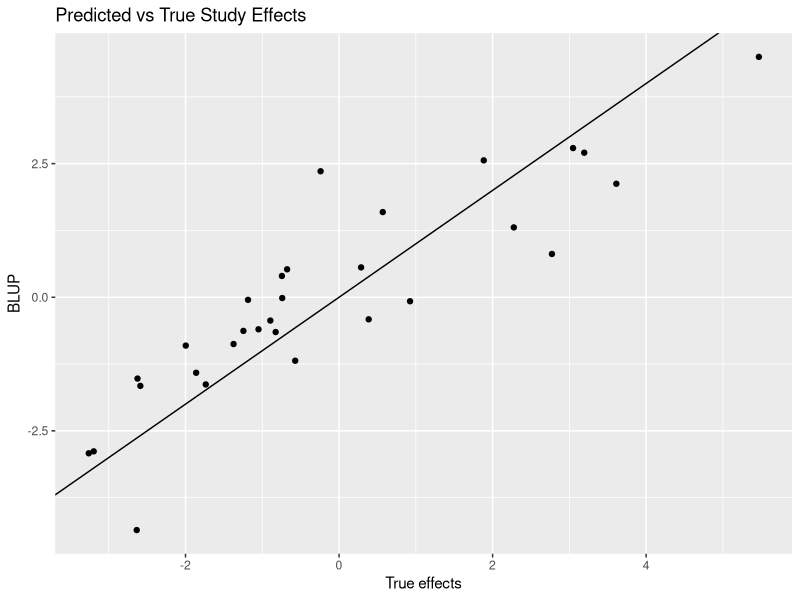
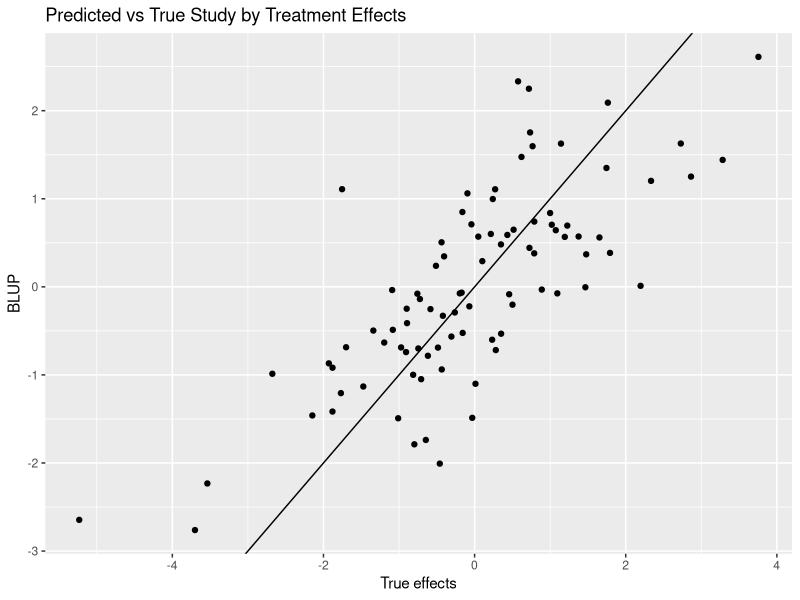

The R script that drew these images, in order: (Note: this script raises an error after producing the figures.)
## ---- chunk 1
rm(list=ls())
knitr::opts_chunk$set(echo = TRUE,root.dir="C:/Users/Robert J. Tempelman/OneDrive - Michigan State University/Tempelman/Meta_analysis/Simulation")
library(tidyverse,ggplot2)
# set default directory
## ---- chunk 2
##### THE FOLLOWING JUST SIMULATES SOME DATA BASED ON THE FOLLOWING SPECIFICATIONS   #####
##########################################################################################################
######################## BEGINNING OF SIMULATION #########################################################
##########################################################################################################
set.seed(100)  # set seed for reproducibility.
nStudy = 30  # Number of studies
ntrt = 3    # Number of treatments 

sigmae = 2  # residual (within cow) variance
sigmacow = 8  # between-cow variance
sigmastudy = 5  # between-study variance
sigmastudytrt = 3  # study by trt interaction variance

sigmaperiod = 2 # variance between periods although typically considered as fixed.

overallmean = 30
trteffects = c(-1,0,+1)  # effects relative to overall mean
trtlabels = toupper(letters[1:ntrt])
if (length(trteffects) != ntrt) stop ("need to change the number of treatment effects to match ntrt")
periodeffects = rnorm(sd=sqrt(sigmaperiod),nStudy*ntrt)
StudyPeriod = split(periodeffects, ceiling(seq_along(periodeffects)/ntrt))



Studyeffects = rnorm(sd=sqrt(sigmastudy),nStudy)  # simulated study effects
studytrtint = vector(mode="list",length= nStudy)  # simulated study x treatment effects
for (Study in 1:nStudy){
  studytrtint[[Study]]=rnorm(sd = sqrt(sigmastudytrt),ntrt)
}

ncows =sample(seq(ntrt*4,ntrt*10,ntrt),nStudy,replace=TRUE)  # simulated different number of replicated squares per Study
# for a balanced multiple Latin square design, ncows has to be a multiple of number of treatments

setuplatin =vector(mode="list",length=ntrt)
base = 1:ntrt
for(i in 1:ntrt){
  setuplatin[[i]]=(base+ntrt+1+i)%%ntrt+1
}  # setup for a single Latin square

Study_data <- vector(mode="list",length=nStudy)  # we'll first save the data in this list, separate study for each element
Study = 1

for (Study in 1:nStudy) {
  Trt_number = rep(unlist(setuplatin),ncows[Study]/ntrt)
  Effect_Trt = trteffects[Trt_number]
  Period = rep(1:3,ncows[Study])
  Effect_Period = StudyPeriod[[Study]][Period]
  Trt = toupper(letters[Trt_number]) # get trt label assignments for each record
  Cow = rep(1:ncows[Study],each=ntrt)  # and cow labels for each record
  Cow_effects = rnorm(sd=sqrt(sigmacow),ncows[Study])
  Effect_Cow = Cow_effects[Cow]
  Trt_Study_effects =  studytrtint[[Study]][Trt_number] # and the trt*study effects
  residuals = rnorm(sd = sqrt(sigmae),ntrt*ncows[Study]) # and finally the residuals
  FCM = round(overallmean + Effect_Trt + Effect_Period  + Effect_Cow + Studyeffects[Study] + Trt_Study_effects + residuals,2)  # generate the record and round to 2nd decimal
  Study_data[[Study]] = data.frame(Study,Trt,Cow,Period,FCM)  #store it.
}  

overallcrossoverdata = bind_rows(Study_data)  # the entire data set
cols = c("Study","Trt","Cow","Period")
overallcrossoverdata[cols] <- lapply(overallcrossoverdata [cols], factor)
str(overallcrossoverdata)
write_csv(overallcrossoverdata,"overallcrossoverdata.csv")

# save the true study by treatment effects for later.
study_trt = unlist(studytrtint)
Study_Trtlabels = expand.grid(trtlabels,1:nStudy)
Study_Trtlabels = paste0(Study_Trtlabels$Var1,':',Study_Trtlabels$Var2)
study_trt = data.frame(Study_Trtlabels,study_trt)

##########################################################################################################
######################## END OF SIMULATION ###############################################################
##########################################################################################################

## ---- chunk 3
library(lme4)  # mixed model procedure in R.
# NOTE THIS MODEL PERFECTLY MATCHES THE MODEL GENERATION PROCESS
overallcrossover_analysis = lmer(FCM~Trt+ (1|Period:Study) + (1|Cow:Study) + (1|Study/Trt),data=overallcrossoverdata)  # Fit Trt as Fixed, Study and Study*Trt as random
# Cows and Periods are nested within Study.  If Period represents a physiological stage (i.e. all cows start at roughly the same DIM), then treat as fixed.
# Might also fit Treatment by Period then as well.
summary(overallcrossover_analysis)
# fairly precise estimates of variance components....if you were able to analyze all of the data jointly.

library(emmeans)
emm_options(pbkrtest.limit = nrow(overallcrossoverdata)) 
lsmeans_Trt= emmeans(overallcrossover_analysis,"Trt")  
# so if this is taking too long, just set the emm_options(pbkrtest.limit = 500) or some reasonably low number 
(overallcrossover_means = summary(lsmeans_Trt))
(effectsize_IPD = pairs(lsmeans_Trt))  # overall effect sizes


## ---- chunk 4

## THE FOLLOWING IS NOT REALLY IMPORTANT...JUST A QUALITY CONTROL CHECK
##Plot Estimated(Predicted) Study Effects versus True Study Effects
# Estimated ("Predicted") Study Effects
BLUP_Studyeffects = coef(overallcrossover_analysis)$Study[,1]-mean(coef(overallcrossover_analysis)$Study[,1])  # need to subtract the mean to express relative to zero
trt = data.frame(Studyeffects,BLUP_Studyeffects)
# Plot Estimated ("Predicted") Study Effects vs True Study Effects
ggplot(data=trt,aes(x=Studyeffects ,y=BLUP_Studyeffects)) + geom_point() + geom_abline(intercept=0,slope=1) +
  ggtitle("Predicted vs True Study Effects") +
  xlab("True effects") + 
  ylab("BLUP")

## THE FOLLOWING IS NOT REALLY IMPORTANT...JUST A QUALITY CONTROL CHECK
# Let's do the same thing for the study by treatment effects
#Estimated study by treatment effects 
BLUP_study_trt = coef(overallcrossover_analysis)$`Trt:Study`[,1]-mean(coef(overallcrossover_analysis)$`Trt:Study`[,1]) # need to subtract the mean to express relative to zero
BLUP_study_trt = data.frame(rownames(coef(overallcrossover_analysis)$`Trt:Study`),BLUP_study_trt)
colnames(BLUP_study_trt) = c("Study_Trtlabels","BLUP_study_trt")
study_trt = study_trt %>%
  left_join(BLUP_study_trt,by=c("Study_Trtlabels"))
# Plot Estimated ("Predicted") Study by Treatment Effects vs True Study by Treatment Effects
ggplot(study_trt,aes(x=study_trt ,y=BLUP_study_trt)) + geom_point() + geom_abline(intercept=0,slope=1) +
  ggtitle("Predicted vs True Study by Treatment Effects") +
  xlab("True effects") + 
  ylab("BLUP")
## ---- chunk 5
# Let's conduct a separate mixed model analysis for each Study
# just like what we would anticipate for a meta-analysis
# Need to write some functions in order to do so

# need to create a separate function for model
# You could throw Trt*Period in there..maybe even consider Period as random
separate_model = function(df) {
  lmer(FCM~Trt+Period+(1|Cow),data=df)
}

# function to save the mean trt difference for each Study
contrast = function(model) {
  lsmeans_Trt= emmeans(model,"Trt")
  effectsize = pairs(lsmeans_Trt)
  effectsize = as.data.frame(summary(effectsize))
  return(effectsize)
}

# function to save the trt means for each Study
lsmeans = function(model) {
  lsmeans_Trt= emmeans(model,"Trt")
  means = summary(lsmeans_Trt)
  return(means)
}

#function to retrieve study-specific variance components
varcomps = function(model){
  varcomp = as.numeric(formatVC(VarCorr(model),comp="Variance")[,3])
  VClabel = (formatVC(VarCorr(model),comp="Variance")[,1])
  varcomp = data.frame(VClabel,varcomp) %>%
    pivot_wider(names_from=VClabel,values_from = varcomp)
  return(varcomp)
}



## ---- chunk 6
Study1_analysis = lmer(FCM~Trt+Period+(1|Cow),data=filter(overallcrossoverdata,Study==1))
joint_tests(Study1_analysis)
summary(Study1_analysis)
varcomps(Study1_analysis)
lsmeans(Study1_analysis)
contrast(Study1_analysis)

## ---- chunk 7
# Let's save the contrasts (i.e. pairwise comparisons) from each study
Study_specific_contrasts = overallcrossoverdata %>%
  group_by(Study) %>%
  nest() %>%
  mutate(model = map(data,separate_model)) %>%
  mutate(effectsize = map(model,contrast)) %>%
  mutate(nrec = as.numeric(map(data,nrow))) %>% 
  unnest(effectsize)    %>%
  dplyr::select(-c(data,model)) %>%
  mutate(weight = (1/SE)^2) %>%  # What i use in the mixed model
  mutate(sampvar = SE^2)         # What the r package metafor needs

head(Study_specific_contrasts)
## ---- chunk 8

(AB_contrast = filter(Study_specific_contrasts,contrast=="A - B"))
# The following analysis is rather common (and typically wrong!!!)
# COMMON EFFECTS MODEL 

#CE1
weighted.mean(AB_contrast$estimate,AB_contrast$weight)
(stderr = (sum(AB_contrast$weight))^(-1/2))
#compare this to what we determined from the overall analysis on the raw data
effectsize_IPD

# could go through the same exercise for the other comparisons as well.
#(AC_contrast = filter(Study_specific_contrasts,contrast=="A - C"))
#(BC_contrast = filter(Study_specific_contrasts,contrast=="B - C"))

#CE2
# # COMMON EFFECTS MODEL can also be conducted using a linear model
# glmmTMB is used because it allows one to fix the residual variance to 1 (just a "trick" to allow proper weightings by 1/SE^2 which already reflect residual var!)
library(glmmTMB)
# overall mean model
FMAvsB_1 <- glmmTMB(estimate ~ 1 ,
                weights = weight,
                family = gaussian,
                REML=TRUE,
                data = AB_contrast,
                start = list(betad = log(1)),  # fix residual variance = 1
                map = list(betad = factor(NA))
)
summary(FMAvsB_1)
# again gives the same wrong answer as above

#CE3
# Finally, onecan use metafor to get the same result:
library(metafor)
(res_EE_AvsB = rma.uni(yi=estimate,vi=sampvar,data=AB_contrast,method="EE"))  # fixed study effects
forest(res_EE_AvsB)
## ---- chunk 9
# an analysis that properly reflects heterogeneity between studies.
library(glmmTMB)
# random effects model
RM_1AvsB_1 <- glmmTMB(estimate ~ 1 + (1|Study),  # Study really involves both Study and Study*Treatment 
                weights = weight,
                family = gaussian,
                REML=TRUE,
                data = AB_contrast,
                start = list(betad = log(1)),  # fix residual variance = 1
                map = list(betad = factor(NA))
)
summary(RM_1AvsB_1)  
# compare this to the analysis using the raw data...point estimate is ok; standard error is off.

#using metafor
(res_REMLAvsB_1 = rma.uni(yi=estimate,vi=sampvar,data=AB_contrast,method="REML"))  # fixed study effects
# reminder as to what the corresponding estimate/se was from analyzing the raw data
effectsize_IPD


## ---- chunk 10

RM_mvcontrast <- glmmTMB(estimate ~ contrast -1 + (1|Study/contrast),  
                 weights = weight,
                 family = gaussian,
                 REML=TRUE,
                 data = Study_specific_contrasts,
                 start = list(betad = log(1)),  # fix residual variance = 1
                 map = list(betad = factor(NA))
)
summary(RM_mvcontrast)

# compare with analyses on individual data
effectsize_IPD

## ---- chunk 11
#lets save the study specific means

Study_specific_means = overallcrossoverdata %>%
  group_by(Study) %>%
  nest() %>%
  mutate(model = map(data,separate_model)) %>%
  mutate(lsmeans = map(model,lsmeans)) %>%
  mutate(nrec = as.numeric(map(data,nrow))) %>% 
  unnest(lsmeans)    %>%
  dplyr::select(-c(data,model)) %>%
  mutate(weight = (1/SE)^2) %>%     # these are not quite right!!
  mutate(sampvar = SE^2)          # these are not quite right!!
# but let's try them anyways

head(Study_specific_means)
## ---- chunk 12
#  Let's use the suboptimal weights anyways

RM_mv_subopt <- glmmTMB(emmean ~ Trt   + (1|Study/Trt),  # 
                 weights = weight,
                 family = gaussian,
                 REML=TRUE,
                 data = Study_specific_means,
                 start = list(betad = log(1)),  # fix residual variance = 1
                 map = list(betad = factor(NA))
)
summary(RM_mv_subopt)
lsmeans_RM_mv_subopt= emmeans(RM_mv_subopt,"Trt")
(summary(lsmeans_RM_mv_subopt))
pairs(lsmeans_RM_mv_subopt)
# not too far off from what we had with raw data analysis (?)
effectsize_IPD  

## ---- chunk 13
Study_specific_var = overallcrossoverdata %>%
  group_by(Study) %>%
  nest() %>%
  mutate(model = map(data,separate_model)) %>%
  mutate(varcomp = map(model,varcomps))   %>%
  unnest(varcomp) %>%
  dplyr::select(-c(data,model)) 

boxplot(Study_specific_var[,-1] )
## ---- chunk 14
#Let's look at the relationship between SEM, SED, and the variance components


SE_compare =  Study_specific_means %>%
    group_by(Study) %>%
    summarize(SEM = mean(SE))  %>%
    full_join(distinct(Study_specific_contrasts,SE),by="Study") %>%
    group_by(Study,SEM) %>%
    summarize(SED=mean(SE)) %>%
    full_join(Study_specific_var,by="Study") %>%
    mutate(SEM_altered = SED/sqrt(2)) %>%
    mutate(SEM_ratio = SEM/SEM_altered) %>%
    mutate(sd_ratio = sqrt((Cow+Residual)/Residual)) %>%
    mutate(weight_altered = (1/SEM_altered)^2) %>%   
    mutate(sampvar_altered = SEM_altered^2)    %>%
    mutate(weight_old = (1/SEM)^2) %>%  
    mutate(sampvar_old= SEM^2)  
head(SE_compare)
## ---- chunk 15
ggplot(SE_compare, aes(x=weight_old, y=weight_altered)) + 
  geom_point() 

## ---- chunk 16
Study_specific_means2= Study_specific_means%>%
  mutate(SEM_altered = SE/sqrt(2)) %>%
  mutate(weight_altered = (1/SEM_altered)^2) %>%  # What i use in the mixed model
  mutate(sampvar_altered = SEM_altered^2)  

RM_mv2arm <- glmmTMB(emmean ~ Trt   + (1|Study/Trt),   
                 weights = weight_altered,
                 family = gaussian,
                 REML=TRUE,
                 data = Study_specific_means2,
                 start = list(betad = log(1)),  # fix residual variance = 1
                 map = list(betad = factor(NA))
)
summary(RM_mv2arm)
lsmeans_Trt_mv2arm= emmeans(RM_mv2arm,"Trt")
( summary(lsmeans_Trt_mv2arm))
pairs(lsmeans_Trt_mv2arm)
## ---- chunk 17
trtchoose = vector(mode="list",length= nStudy)  # 

for (Study in 1:nStudy) {
  #trtchoose[[Study]] = toupper(letters[sample(1:ntrt,(ntrt-1))])
  trtchoose[[Study]] = sample(1:ntrt,(ntrt-1))
  }
Trt=unlist(trtchoose)
Study = rep(1:nStudy,each=(ntrt-1))
IB_design = data.frame(Study,Trt) %>%
  mutate(Trt = toupper(letters[Trt])) %>%
  mutate_all(as.factor)

xtabs(~Study+Trt,data=IB_design)

IB_Data = IB_design %>%
  left_join(overallcrossoverdata,by=c("Study","Trt"))

## ---- chunk 18

# NOTE THIS MODEL PERFECTLY MATCHES THE MODEL GENERATION PROCESS
IB_analysis = lmer(FCM~Trt+ (1|Period:Study) + (1|Cow:Study) + (1|Study/Trt),data=IB_Data)  # Fit Trt as Fixed, Study and Study*Trt as random
# Cows and Periods are nested within Study.  If Period represents a physiological stage (i.e. all cows start at roughly the same DIM), then treat as fixed.
# Might also fit Treatment by Period then as well.
summary(IB_analysis)
lsmeans_TrtIB= emmeans(IB_analysis,"Trt")  
# so if this is taking too long, just set the emm_options(pbkrtest.limit = 500) or some reasonably low number 
(IB_analysis_means = summary(lsmeans_TrtIB))
(effectsize_IB = pairs(lsmeans_TrtIB))  # overall effect sizes

## ---- chunk 19
Study_specific_contrasts_IB = IB_Data %>%
  group_by(Study) %>%
  nest() %>%
  mutate(model = map(data,separate_model)) %>%
  mutate(effectsize = map(model,contrast)) %>%
  mutate(nrec = as.numeric(map(data,nrow))) %>% 
  unnest(effectsize)    %>%
  dplyr::select(-c(data,model)) %>%
  mutate(weight = (1/SE)^2) %>%  # What i use in the mixed model
  mutate(sampvar = SE^2) %>%         # What the r package metafor needs 
  mutate(contrast = factor(contrast))
## ---- chunk 20
Study_specific_contrasts_IB_AB = filter(Study_specific_contrasts_IB,contrast == 'A - B')
 
 # random effects model
RM_1_IB <- glmmTMB(estimate ~ 1 + (1|Study),   
                weights = (1/SE)^2,
                family = gaussian,
                REML=TRUE,
                data = Study_specific_contrasts_IB_AB,
                start = list(betad = log(1)),  # fix residual variance = 1
                map = list(betad = factor(NA))
)
summary(RM_1_IB) 

## ---- chunk 21
Study_specific_means_IB = IB_Data %>%
  group_by(Study) %>%
  nest() %>%
  mutate(model = map(data,separate_model)) %>%
  mutate(lsmeans = map(model,lsmeans)) %>%
  mutate(nrec = map(data,nrow)) %>% 
  unnest(lsmeans)    %>%
  dplyr::select(-c(data,model))

SEDuse = Study_specific_contrasts_IB %>%
  group_by(Study) %>%
  summarize(SED = mean(SE)) %>%
  mutate(SEM_alter = SED/sqrt(2)) %>%
  mutate(weight_alter = (1/SEM_alter^2)) %>%
  mutate(sampvar_alter = SEM_alter^2)

Study_specific_means_IB = Study_specific_means_IB %>%
  left_join(SEDuse,by="Study")

RM_arm_IB <- glmmTMB(emmean ~ Trt   + (1|Study/Trt),   
                 weights = weight_alter,
                 family = gaussian,
                 REML=TRUE,
                 data = Study_specific_means_IB,
                 start = list(betad = log(1)),  # fix residual variance = 1
                 map = list(betad = factor(NA))
)
summary(RM_arm_IB)
lsmeans_Trt_RM_arm_IB= emmeans(RM_arm_IB,"Trt")
( summary(lsmeans_Trt_RM_arm_IB))
pairs(lsmeans_Trt_RM_arm_IB)
effectsize_IB
